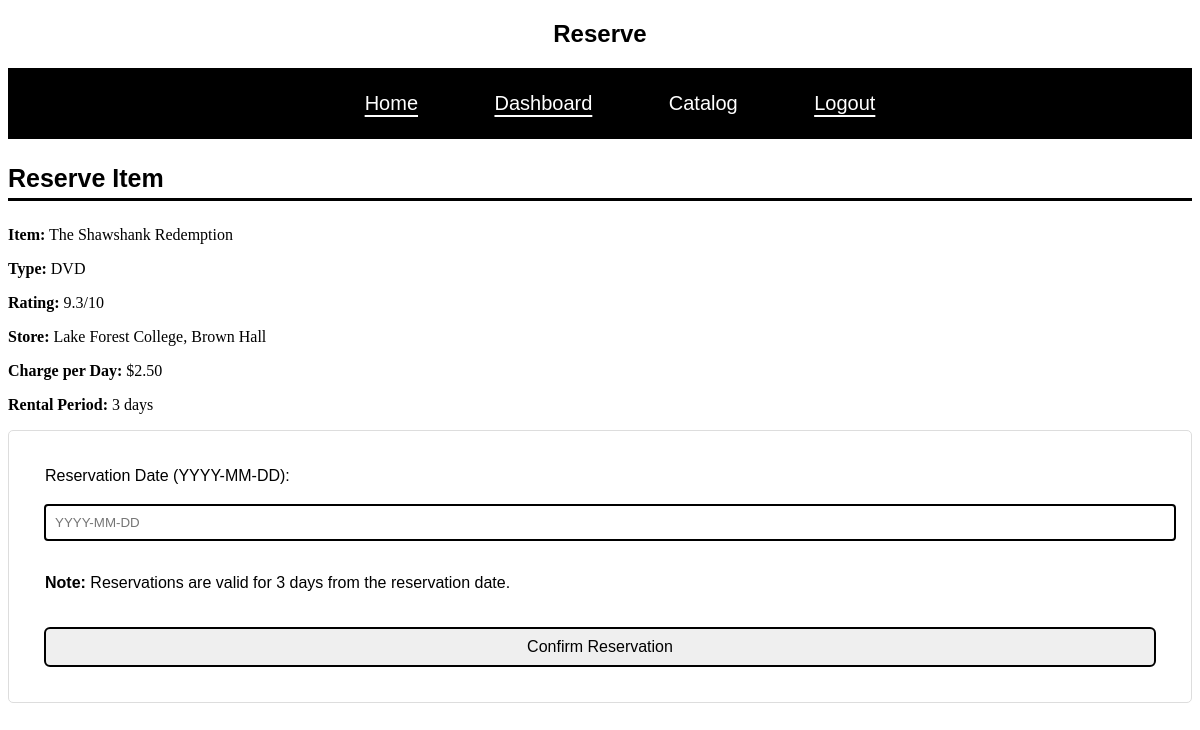
The app's page /reserve.php?object_id=1 (signed in) with its own data.
### tables this page shows
CREATE TABLE Store_Object (
    Object_ID INT PRIMARY KEY AUTO_INCREMENT,
    Store_ID INT NOT NULL,
    Movie_ID INT, 
    Player_ID INT,
    Charge_per_day DECIMAL(5, 2) NOT NULL,
    Rental_period INT DEFAULT 3,
    Type VARCHAR(20) NOT NULL CHECK (Type IN ('DVD', 'Blu-Ray')),
    FOREIGN KEY (Store_ID) REFERENCES Store(Store_ID),
    FOREIGN KEY (Movie_ID) REFERENCES Movie(Movie_ID),
    FOREIGN KEY (Player_ID) REFERENCES Player (Player_ID),
    CHECK(
        (Movie_ID IS NOT NULL AND Player_ID IS NULL) OR
        (Movie_ID IS NULL AND Player_ID IS NOT NULL)
    ),
    CHECK (Rental_period >= 1)
);

CREATE TABLE Movie (
    Movie_ID INT PRIMARY KEY AUTO_INCREMENT,
    Title VARCHAR(255) NOT NULL,
    Genre VARCHAR(50),
    Producer VARCHAR(100),
    Director VARCHAR(100),
    Actor1 VARCHAR(100),
    Actor2 VARCHAR(100),
    Description TEXT,
    Release_date DATE,
    Rating DECIMAL(2, 1) CHECK (Rating >= 0 AND Rating <= 10),
    Num_DVD INT DEFAULT 1,
    Num_Blu INT DEFAULT 0,
    CHECK (Num_DVD >= 0 OR Num_Blu >= 0)
);

CREATE TABLE Store (
    Store_ID INT PRIMARY KEY AUTO_INCREMENT,
    Address VARCHAR(255) UNIQUE NOT NULL,
    Phone VARCHAR(15) UNIQUE NOT NULL
);

### Src/reserve.php (the view, shortened to what this page needs)
<?php
require_once 'db_connect.php';
$message = '';
$success_message = '';
$object = null;
if (!isset($_GET['object_id']) || !is_numeric($_GET['object_id'])) {
    $message = "Invalid object ID.";
} else {
    $object_id = $_GET['object_id'];
    $stmt = $conn->prepare("
        SELECT so.Object_ID, so.Store_ID, s.Address, so.Type, so.Charge_per_day, so.Rental_period,
               m.Title, m.Rating, p.Generation
        FROM Store_Object so
        Join Store s ON so.Store_ID = s.Store_ID
        LEFT JOIN Movie m ON so.Movie_ID = m.Movie_ID
        LEFT JOIN Player p ON so.Player_ID = p.Player_ID
        LEFT JOIN Transaction t ON so.Object_ID = t.Object_ID AND t.Status = 'Reserved'
        WHERE so.Object_ID = ? AND t.Trans_ID IS NULL
    ");
    $stmt->bind_param("i", $object_id);
    $stmt->execute();
    $result = $stmt->get_result();
    if ($result->num_rows === 1) {
        $object = $result->fetch_assoc();
    } elseif(!empty($object["Player_ID"])){
        $message = "Players can not be rented";
    } else {
        $message = "Object not available for reservation.";
    }
}
?>
<!DOCTYPE html>
<html lang="en">
<head>
    <link rel="stylesheet" href="style sheet/total_style.css">
</head>
<body>
    <h2>Reserve</h2>
    <nav>
        <ul>
            <li><?php if ($_SESSION['Role'] == 'Admin'): ?>
                <li><a href="admin_main.php">Home</a></li>
            <?php endif; ?></li>
            <li><a href="member_main.php">Dashboard</a></li>
            <li class="dropdown"><button class="dropdown_button">Catalog</button>
            </li>
            <li><a href="logout.php">Logout</a></li>
        </ul>
    </nav>
    <?php if (!empty($message)): ?>
        <p class="error_message"><?php echo htmlspecialchars($message); ?></p>
    <?php elseif (!empty($success_message)): ?>
            <p class="success_message"><?php echo htmlspecialchars($success_message); ?></p>
    <?php elseif ($object): ?>
        <h3>Reserve Item</h3>
        <p>
            <strong>Item:</strong>
            <?php echo htmlspecialchars($object['Title']); ?>
        </p>
        <p><strong>Type:</strong> <?php echo htmlspecialchars($object['Type']); ?></p>
        <p><strong>Rating:</strong> <?php echo htmlspecialchars($object['Rating']); ?>/10</p>
        <p><strong>Store:</strong> <?php echo htmlspecialchars($object['Address']); ?></p>
        <p><strong>Charge per Day:</strong> $<?php echo htmlspecialchars($object['Charge_per_day']); ?></p>
        <p><strong>Rental Period:</strong> <?php echo htmlspecialchars($object['Rental_period']); ?> days</p>
        <form class = 'form' method="POST" action="">
            <label for="reserve_date">Reservation Date (YYYY-MM-DD):</label>
            <input placeholder = 'YYYY-MM-DD' type="text" id="reserve_date" name="reserve_date" required>
            <br>
            <p><strong>Note:</strong> Reservations are valid for 3 days from the reservation date.</p>
            <input type="submit" name="confirm_reserve" value="Confirm Reservation">
        </form>
        <br>
    <?php else: ?>
        <p>No item selected for reservation.</p>
    <?php endif; ?>
</body>
</html>

### styles/total_style.css (style rules this page uses)
h2 { font-family: sans-serif, Arial, Helvetica, sans-serif; text-align: center; }
h3 { font-family: sans-serif, Arial, Helvetica, sans-serif; border-bottom: 3px solid black; padding-bottom: 5px; font-size: 25px; }
nav ul { text-align: center; position: top; background-color: black; margin-right: 0%; margin-left: 0%; padding: 0; font-family: sans-serif, Arial, Helvetica, sans-serif; }
nav ul li { list-style-type: none; display: inline-block; margin-left: auto; margin-right: auto; color: white; font-size: 20px; padding: 5px 20px; margin: 5px 0; }
nav ul li a:link { color: white; text-decoration: none; padding: 14px 16px; display: block; text-align: center; text-decoration: underline; text-underline-offset: 5px; }
.dropdown_button { background-color: black; color: white; font-size: 20px; border:none; padding: 14px 16px; cursor: pointer; text-align: center; display: block; }
.dropdown { position: relative; display: inline-block; }
.form { margin:0; padding:0; box-sizing:border-box; display:grid; place-content:center; font-family:sans-serif; border:1px solid #ddd; padding:3vw; flex-direction:column; border-radius:5px; text-align: left; display: flex; }
.form input, .form textarea, .form select { width:100%; padding:10px 10px; margin-top:20px; border:none; outline:auto; }
.form input[type="submit"],[type ='reset'] { border: none; padding: 10px 20px; text-align: center; text-decoration: none; display: inline-block; font-size: 16px; margin-top: 20px; cursor: pointer; border-radius: 5px; width:100%; padding:10px 10px; margin-top:20px; border:none; outline:auto; }

### records on screen
store_object: Movie_ID.Title "The Shawshank Redemption", Type "DVD", Movie_ID.Rating "9.3", Store_ID.Address "Lake Forest College, Brown Hall", Charge_per_day "2.50", Rental_period "3"
